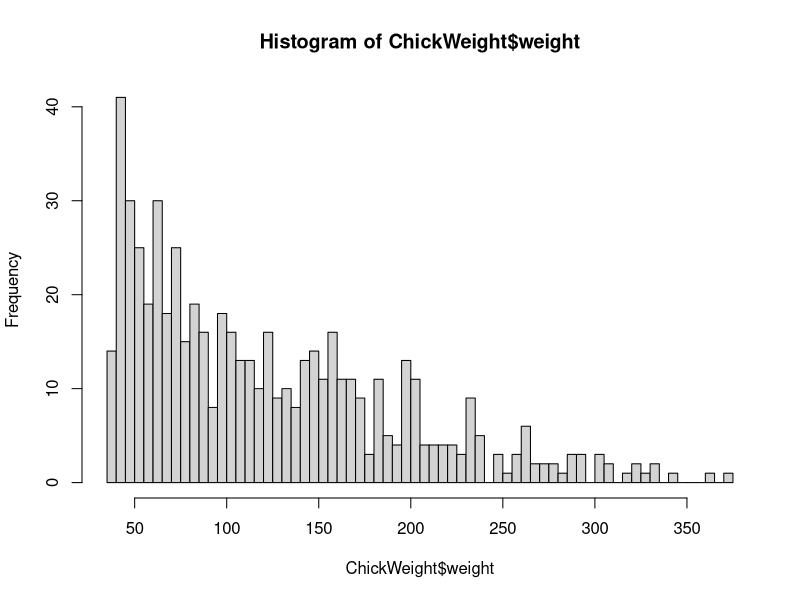

Source code (R):
## ---- chunk 1

# choose a data set that contains at least one numeric variable
mtcars <- mtcars

# summarize the mpg variable from the mtcars dataset
summary(mtcars$mpg)

# The mean of the mpg variable in the mtcars dataset is 20.09. The mean is the
# sum of the data points divided by the number of data points. Here is the
# calculation of the mean the long way.

# here is a vector shwoing the data points in the mpg variable
mtcars$mpg

# here is the sum of the data points in the mpg variable
sum(mtcars$mpg)

# here is the number of data points in the mpg variable
length(mtcars$mpg)

# here is the sum of the data points divided by the number of data points
sum(mtcars$mpg) / length(mtcars$mpg)

# The median of the mpg variable in the mtcars dataset is 19.20. The median
# is the middle point of the data points.Since there are an even number of data
# points, 32 data points, as we saw from earlier, the median will take the
# mean of the two middle data points.

# here are the ordered data points from least to greatest
sort(mtcars$mpg)

# the median is the mean of numbers at positions 16 and 17
mean(sort(mtcars$mpg) [16], sort(mtcars$mpg) [17])

## ---- chunk 2

# choose a data set that contains at least one numeric variable
chickweight <- ChickWeight

# create a histogram of the weight variable from the ChickWeight dataset
hist(ChickWeight$weight, breaks = 50)

